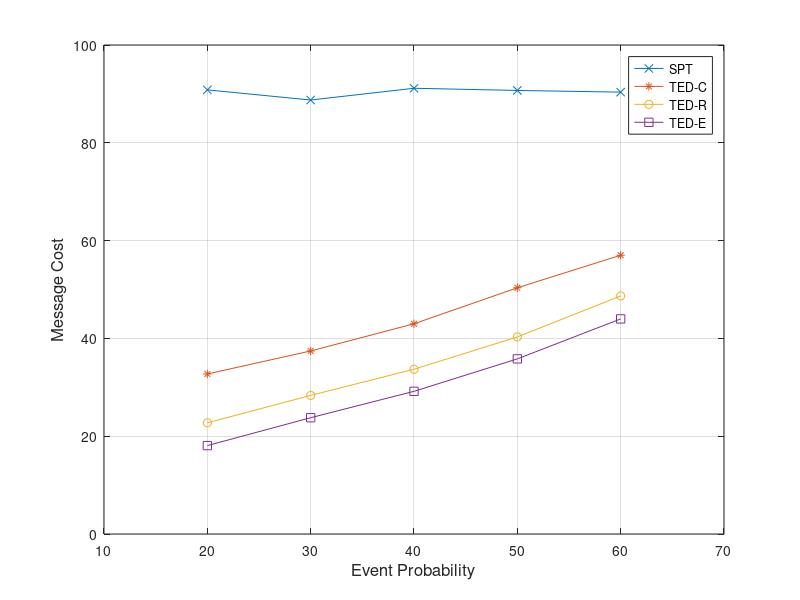

Reproduce this figure in MATLAB.
x=[20 30 40 50 60]
y=[	90.825	88.749	91.153	90.708	90.361	]
y1=[	32.727	37.429	42.991	50.352	57.007	]
y2=[	22.735	28.348	33.691	40.308	48.678	]
y3=[	18.08	23.78	29.179	35.813	43.983	]
plot(x, y, '-x', x, y1, '-*', x, y2, '-o', x, y3, '-s')
axis([10 70 0 100])
xlabel('Event Probability', 'fontsize',12)
ylabel('Message Cost','fontsize',12)
legend('SPT', 'TED-C', 'TED-R', 'TED-E', 'Location', 'Best')
%set(h, 'Box', 'on')
grid on
